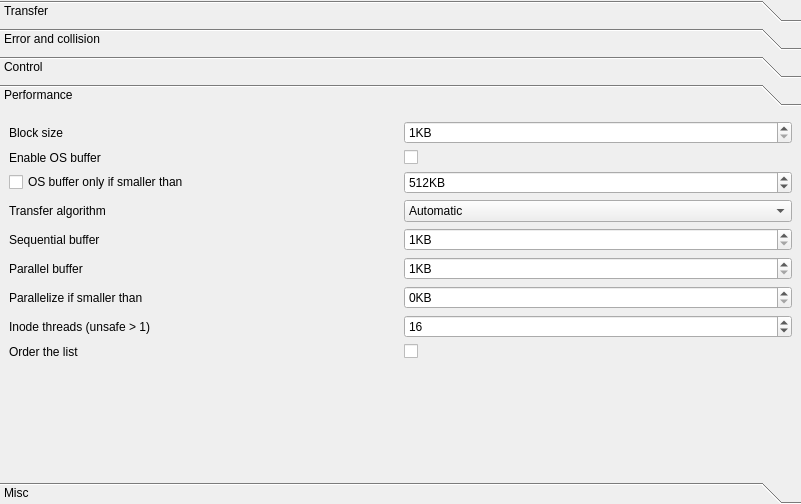
<?xml version="1.0" encoding="UTF-8"?>
<ui version="4.0">
 <class>copyEngineOptions</class>
 <widget class="QWidget" name="copyEngineOptions">
  <property name="geometry">
   <rect>
    <x>0</x>
    <y>0</y>
    <width>801</width>
    <height>504</height>
   </rect>
  </property>
  <layout class="QVBoxLayout" name="verticalLayout">
   <property name="spacing">
    <number>0</number>
   </property>
   <property name="leftMargin">
    <number>0</number>
   </property>
   <property name="topMargin">
    <number>0</number>
   </property>
   <property name="rightMargin">
    <number>0</number>
   </property>
   <property name="bottomMargin">
    <number>0</number>
   </property>
   <item>
    <widget class="QToolBox" name="toolBox">
     <property name="currentIndex">
      <number>3</number>
     </property>
     <widget class="QWidget" name="page_trasnfer">
      <property name="geometry">
       <rect>
        <x>0</x>
        <y>0</y>
        <width>791</width>
        <height>349</height>
       </rect>
      </property>
      <attribute name="label">
       <string>Transfer</string>
      </attribute>
      <layout class="QGridLayout" name="gridLayout_5">
       <item row="3" column="2">
        <widget class="QCheckBox" name="moveTheWholeFolder"/>
       </item>
       <item row="3" column="0">
        <widget class="QLabel" name="label_18">
         <property name="text">
          <string>Move the whole folder</string>
         </property>
        </widget>
       </item>
       <item row="0" column="0">
        <widget class="QLabel" name="label">
         <property name="text">
          <string>Transfer the file rights</string>
         </property>
        </widget>
       </item>
       <item row="0" column="2">
        <widget class="QCheckBox" name="doRightTransfer"/>
       </item>
       <item row="1" column="0">
        <widget class="QLabel" name="label_2">
         <property name="text">
          <string>Keep the file date</string>
         </property>
        </widget>
       </item>
       <item row="2" column="2">
        <widget class="QCheckBox" name="autoStart"/>
       </item>
       <item row="1" column="2">
        <widget class="QCheckBox" name="keepDate"/>
       </item>
       <item row="2" column="0">
        <widget class="QLabel" name="label_5">
         <property name="text">
          <string>Autostart the transfer</string>
         </property>
        </widget>
       </item>
       <item row="4" column="2">
        <widget class="QCheckBox" name="followTheStrictOrder">
         <property name="toolTip">
          <string>Less performance if checked</string>
         </property>
        </widget>
       </item>
       <item row="6" column="1">
        <spacer name="verticalSpacer_6">
         <property name="orientation">
          <enum>Qt::Vertical</enum>
         </property>
         <property name="sizeHint" stdset="0">
          <size>
           <width>20</width>
           <height>278</height>
          </size>
         </property>
        </spacer>
       </item>
       <item row="4" column="0">
        <widget class="QLabel" name="label_19">
         <property name="toolTip">
          <string>Less performance if checked</string>
         </property>
         <property name="text">
          <string>Follow the strict order</string>
         </property>
        </widget>
       </item>
       <item row="5" column="0">
        <widget class="QLabel" name="label_rsync">
         <property name="text">
          <string notr="true">Rsync</string>
         </property>
        </widget>
       </item>
       <item row="5" column="2">
        <widget class="QCheckBox" name="rsync"/>
       </item>
      </layout>
     </widget>
     <widget class="QWidget" name="page_error_collision">
      <property name="geometry">
       <rect>
        <x>0</x>
        <y>0</y>
        <width>791</width>
        <height>349</height>
       </rect>
      </property>
      <attribute name="label">
       <string>Error and collision</string>
      </attribute>
      <layout class="QGridLayout" name="gridLayout_4">
       <item row="2" column="0">
        <widget class="QLabel" name="label_6">
         <property name="text">
          <string>When folder error</string>
         </property>
        </widget>
       </item>
       <item row="4" column="2">
        <widget class="QCheckBox" name="checkBoxDestinationFolderExists"/>
       </item>
       <item row="0" column="0">
        <widget class="QLabel" name="label_12">
         <property name="text">
          <string>When file error</string>
         </property>
        </widget>
       </item>
       <item row="0" column="2">
        <widget class="QComboBox" name="comboBoxFileError">
         <item>
          <property name="text">
           <string notr="true">Ask</string>
          </property>
         </item>
         <item>
          <property name="text">
           <string notr="true">Skip</string>
          </property>
         </item>
         <item>
          <property name="text">
           <string notr="true">Put at the end</string>
          </property>
         </item>
        </widget>
       </item>
       <item row="1" column="0">
        <widget class="QLabel" name="label_13">
         <property name="text">
          <string>When file collision</string>
         </property>
        </widget>
       </item>
       <item row="1" column="2">
        <widget class="QComboBox" name="comboBoxFileCollision">
         <item>
          <property name="text">
           <string notr="true">Ask</string>
          </property>
         </item>
         <item>
          <property name="text">
           <string notr="true">Skip</string>
          </property>
         </item>
         <item>
          <property name="text">
           <string notr="true">Overwrite</string>
          </property>
         </item>
         <item>
          <property name="text">
           <string notr="true">Overwrite if different</string>
          </property>
         </item>
         <item>
          <property name="text">
           <string notr="true">Overwrite if newer</string>
          </property>
         </item>
         <item>
          <property name="text">
           <string notr="true">Overwrite if older</string>
          </property>
         </item>
         <item>
          <property name="text">
           <string notr="true">Rename</string>
          </property>
         </item>
        </widget>
       </item>
       <item row="2" column="2">
        <widget class="QComboBox" name="comboBoxFolderError">
         <item>
          <property name="text">
           <string notr="true">Ask</string>
          </property>
         </item>
         <item>
          <property name="text">
           <string notr="true">Skip</string>
          </property>
         </item>
        </widget>
       </item>
       <item row="3" column="0">
        <widget class="QLabel" name="label_7">
         <property name="text">
          <string>When folder collision</string>
         </property>
        </widget>
       </item>
       <item row="3" column="2">
        <widget class="QComboBox" name="comboBoxFolderCollision">
         <item>
          <property name="text">
           <string notr="true">Ask</string>
          </property>
         </item>
         <item>
          <property name="text">
           <string notr="true">Merge</string>
          </property>
         </item>
         <item>
          <property name="text">
           <string notr="true">Skip</string>
          </property>
         </item>
         <item>
          <property name="text">
           <string notr="true">Rename</string>
          </property>
         </item>
        </widget>
       </item>
       <item row="4" column="0">
        <widget class="QLabel" name="label_8">
         <property name="text">
          <string>Check if destination folder exists</string>
         </property>
        </widget>
       </item>
       <item row="7" column="1">
        <widget class="QPushButton" name="renamingRules">
         <property name="text">
          <string>Renaming rules</string>
         </property>
        </widget>
       </item>
       <item row="8" column="1">
        <spacer name="verticalSpacer_5">
         <property name="orientation">
          <enum>Qt::Vertical</enum>
         </property>
         <property name="sizeHint" stdset="0">
          <size>
           <width>20</width>
           <height>193</height>
          </size>
         </property>
        </spacer>
       </item>
       <item row="5" column="0">
        <widget class="QLabel" name="label_20">
         <property name="text">
          <string>Delete partially transferred files</string>
         </property>
        </widget>
       </item>
       <item row="5" column="2">
        <widget class="QCheckBox" name="deletePartiallyTransferredFiles"/>
       </item>
       <item row="6" column="2">
        <widget class="QCheckBox" name="renameTheOriginalDestination"/>
       </item>
       <item row="6" column="0">
        <widget class="QLabel" name="label_22">
         <property name="text">
          <string>Rename the original destination</string>
         </property>
        </widget>
       </item>
      </layout>
      <zorder>label_12</zorder>
      <zorder>label_13</zorder>
      <zorder>label_6</zorder>
      <zorder>label_7</zorder>
      <zorder>label_8</zorder>
      <zorder>comboBoxFileError</zorder>
      <zorder>comboBoxFileCollision</zorder>
      <zorder>comboBoxFolderError</zorder>
      <zorder>comboBoxFolderCollision</zorder>
      <zorder>checkBoxDestinationFolderExists</zorder>
      <zorder>renamingRules</zorder>
      <zorder>label_20</zorder>
      <zorder>deletePartiallyTransferredFiles</zorder>
      <zorder>renameTheOriginalDestination</zorder>
      <zorder>label_22</zorder>
     </widget>
     <widget class="QWidget" name="page_control">
      <property name="geometry">
       <rect>
        <x>0</x>
        <y>0</y>
        <width>791</width>
        <height>349</height>
       </rect>
      </property>
      <attribute name="label">
       <string>Control</string>
      </attribute>
      <layout class="QVBoxLayout" name="verticalLayout_2">
       <item>
        <widget class="QGroupBox" name="groupBox">
         <property name="title">
          <string>Checksum</string>
         </property>
         <layout class="QGridLayout" name="gridLayout_2">
          <item row="1" column="1">
           <widget class="QCheckBox" name="checksumOnlyOnError"/>
          </item>
          <item row="1" column="0">
           <widget class="QLabel" name="label_9">
            <property name="text">
             <string>Only after error</string>
            </property>
           </widget>
          </item>
          <item row="2" column="0">
           <widget class="QLabel" name="label_10">
            <property name="text">
             <string>Ignore if impossible</string>
            </property>
           </widget>
          </item>
          <item row="2" column="1">
           <widget class="QCheckBox" name="checksumIgnoreIfImpossible"/>
          </item>
          <item row="0" column="1">
           <widget class="QCheckBox" name="doChecksum">
            <property name="checked">
             <bool>true</bool>
            </property>
           </widget>
          </item>
          <item row="0" column="0">
           <widget class="QLabel" name="label_11">
            <property name="text">
             <string>Verify checksums</string>
            </property>
           </widget>
          </item>
         </layout>
        </widget>
       </item>
       <item>
        <spacer name="verticalSpacer_4">
         <property name="orientation">
          <enum>Qt::Vertical</enum>
         </property>
         <property name="sizeHint" stdset="0">
          <size>
           <width>20</width>
           <height>242</height>
          </size>
         </property>
        </spacer>
       </item>
      </layout>
     </widget>
     <widget class="QWidget" name="page_performance">
      <property name="geometry">
       <rect>
        <x>0</x>
        <y>0</y>
        <width>791</width>
        <height>349</height>
       </rect>
      </property>
      <attribute name="label">
       <string>Performance</string>
      </attribute>
      <layout class="QGridLayout" name="gridLayout">
       <item row="5" column="0">
        <widget class="QLabel" name="label_16">
         <property name="text">
          <string>Parallel buffer</string>
         </property>
        </widget>
       </item>
       <item row="4" column="1">
        <widget class="QSpinBox" name="sequentialBuffer">
         <property name="suffix">
          <string>KB</string>
         </property>
         <property name="minimum">
          <number>1</number>
         </property>
         <property name="maximum">
          <number>999999999</number>
         </property>
        </widget>
       </item>
       <item row="0" column="1">
        <widget class="QSpinBox" name="blockSize">
         <property name="suffix">
          <string>KB</string>
         </property>
         <property name="minimum">
          <number>1</number>
         </property>
         <property name="maximum">
          <number>65536</number>
         </property>
        </widget>
       </item>
       <item row="5" column="1">
        <widget class="QSpinBox" name="parallelBuffer">
         <property name="suffix">
          <string>KB</string>
         </property>
         <property name="minimum">
          <number>1</number>
         </property>
         <property name="maximum">
          <number>999999999</number>
         </property>
        </widget>
       </item>
       <item row="1" column="1">
        <widget class="QCheckBox" name="osBuffer"/>
       </item>
       <item row="0" column="0">
        <widget class="QLabel" name="label_4">
         <property name="text">
          <string>Block size</string>
         </property>
        </widget>
       </item>
       <item row="4" column="0">
        <widget class="QLabel" name="label_15">
         <property name="text">
          <string>Sequential buffer</string>
         </property>
        </widget>
       </item>
       <item row="1" column="0">
        <widget class="QLabel" name="label_3">
         <property name="text">
          <string>Enable OS buffer</string>
         </property>
        </widget>
       </item>
       <item row="2" column="1">
        <widget class="QSpinBox" name="osBufferLimit">
         <property name="suffix">
          <string>KB</string>
         </property>
         <property name="minimum">
          <number>1</number>
         </property>
         <property name="maximum">
          <number>2048</number>
         </property>
         <property name="value">
          <number>512</number>
         </property>
        </widget>
       </item>
       <item row="2" column="0">
        <widget class="QCheckBox" name="osBufferLimited">
         <property name="text">
          <string>OS buffer only if smaller than</string>
         </property>
        </widget>
       </item>
       <item row="3" column="0">
        <widget class="QLabel" name="label_14">
         <property name="text">
          <string>Transfer algorithm</string>
         </property>
        </widget>
       </item>
       <item row="3" column="1">
        <widget class="QComboBox" name="transferAlgorithm">
         <item>
          <property name="text">
           <string notr="true">Automatic</string>
          </property>
         </item>
         <item>
          <property name="text">
           <string notr="true">Sequential</string>
          </property>
         </item>
         <item>
          <property name="text">
           <string notr="true">Parallel</string>
          </property>
         </item>
        </widget>
       </item>
       <item row="9" column="1">
        <spacer name="verticalSpacer">
         <property name="orientation">
          <enum>Qt::Vertical</enum>
         </property>
         <property name="sizeHint" stdset="0">
          <size>
           <width>20</width>
           <height>197</height>
          </size>
         </property>
        </spacer>
       </item>
       <item row="6" column="0">
        <widget class="QLabel" name="label_17">
         <property name="text">
          <string>Parallelize if smaller than</string>
         </property>
        </widget>
       </item>
       <item row="6" column="1">
        <widget class="QSpinBox" name="parallelizeIfSmallerThan">
         <property name="suffix">
          <string>KB</string>
         </property>
         <property name="maximum">
          <number>1024</number>
         </property>
        </widget>
       </item>
       <item row="7" column="1">
        <widget class="QSpinBox" name="inodeThreads">
         <property name="minimum">
          <number>1</number>
         </property>
         <property name="maximum">
          <number>32</number>
         </property>
         <property name="value">
          <number>16</number>
         </property>
        </widget>
       </item>
       <item row="7" column="0">
        <widget class="QLabel" name="label_21">
         <property name="text">
          <string>Inode threads (unsafe &gt; 1)</string>
         </property>
        </widget>
       </item>
       <item row="8" column="1">
        <widget class="QCheckBox" name="copyListOrder">
         <property name="toolTip">
          <string>More cpu, but better organisation on the disk</string>
         </property>
         <property name="text">
          <string/>
         </property>
        </widget>
       </item>
       <item row="8" column="0">
        <widget class="QLabel" name="label_25">
         <property name="toolTip">
          <string>More cpu, but better organisation on the disk</string>
         </property>
         <property name="text">
          <string>Order the list</string>
         </property>
        </widget>
       </item>
      </layout>
     </widget>
     <widget class="QWidget" name="page_misc">
      <property name="geometry">
       <rect>
        <x>0</x>
        <y>0</y>
        <width>791</width>
        <height>349</height>
       </rect>
      </property>
      <attribute name="label">
       <string>Misc</string>
      </attribute>
      <layout class="QGridLayout" name="gridLayout_3">
       <item row="0" column="0">
        <widget class="QLabel" name="label_23">
         <property name="text">
          <string>Check the disk space</string>
         </property>
        </widget>
       </item>
       <item row="0" column="2">
        <widget class="QCheckBox" name="checkDiskSpace"/>
       </item>
       <item row="1" column="0">
        <widget class="QLabel" name="label_24">
         <property name="text">
          <string>Use this folder when destination is not set</string>
         </property>
        </widget>
       </item>
       <item row="1" column="2">
        <layout class="QHBoxLayout" name="horizontalLayout">
         <item>
          <widget class="QLineEdit" name="defaultDestinationFolder"/>
         </item>
         <item>
          <widget class="QPushButton" name="defaultDestinationFolderBrowse">
           <property name="text">
            <string>Browse</string>
           </property>
          </widget>
         </item>
        </layout>
       </item>
       <item row="2" column="0">
        <spacer name="horizontalSpacer">
         <property name="orientation">
          <enum>Qt::Horizontal</enum>
         </property>
         <property name="sizeHint" stdset="0">
          <size>
           <width>353</width>
           <height>20</height>
          </size>
         </property>
        </spacer>
       </item>
       <item row="2" column="1">
        <widget class="QPushButton" name="filters">
         <property name="text">
          <string>Filters</string>
         </property>
        </widget>
       </item>
       <item row="2" column="2">
        <spacer name="horizontalSpacer_2">
         <property name="orientation">
          <enum>Qt::Horizontal</enum>
         </property>
         <property name="sizeHint" stdset="0">
          <size>
           <width>352</width>
           <height>20</height>
          </size>
         </property>
        </spacer>
       </item>
       <item row="3" column="1">
        <spacer name="verticalSpacer_2">
         <property name="orientation">
          <enum>Qt::Vertical</enum>
         </property>
         <property name="sizeHint" stdset="0">
          <size>
           <width>20</width>
           <height>159</height>
          </size>
         </property>
        </spacer>
       </item>
      </layout>
     </widget>
    </widget>
   </item>
  </layout>
 </widget>
 <resources/>
 <connections>
  <connection>
   <sender>doChecksum</sender>
   <signal>clicked(bool)</signal>
   <receiver>label_9</receiver>
   <slot>setEnabled(bool)</slot>
   <hints>
    <hint type="sourcelabel">
     <x>583</x>
     <y>136</y>
    </hint>
    <hint type="destinationlabel">
     <x>109</x>
     <y>161</y>
    </hint>
   </hints>
  </connection>
  <connection>
   <sender>doChecksum</sender>
   <signal>clicked(bool)</signal>
   <receiver>checksumOnlyOnError</receiver>
   <slot>setEnabled(bool)</slot>
   <hints>
    <hint type="sourcelabel">
     <x>594</x>
     <y>136</y>
    </hint>
    <hint type="destinationlabel">
     <x>586</x>
     <y>161</y>
    </hint>
   </hints>
  </connection>
  <connection>
   <sender>doChecksum</sender>
   <signal>clicked(bool)</signal>
   <receiver>label_10</receiver>
   <slot>setEnabled(bool)</slot>
   <hints>
    <hint type="sourcelabel">
     <x>641</x>
     <y>136</y>
    </hint>
    <hint type="destinationlabel">
     <x>132</x>
     <y>186</y>
    </hint>
   </hints>
  </connection>
  <connection>
   <sender>doChecksum</sender>
   <signal>clicked(bool)</signal>
   <receiver>checksumIgnoreIfImpossible</receiver>
   <slot>setEnabled(bool)</slot>
   <hints>
    <hint type="sourcelabel">
     <x>665</x>
     <y>136</y>
    </hint>
    <hint type="destinationlabel">
     <x>609</x>
     <y>186</y>
    </hint>
   </hints>
  </connection>
 </connections>
</ui>
